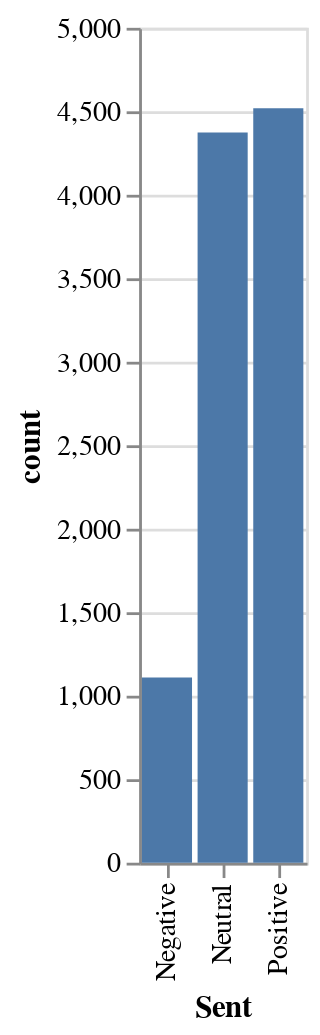

Notebook source saved alongside this figure:
### Code cell
convert = {0: 'Negative', 1: 'Neutral', 2: 'Positive'}

counting = []
for i in range(3):
    count = len(big_corpus[big_corpus['sent'] == i])
    counting.append(count)

plotdf = pd.DataFrame({
    'count': counting,
    'Sent': ['Negative', 'Neutral', 'Positive']
})

chart = alt.Chart(plotdf).mark_bar().encode(
    x = 'Sent',
    y = 'count'
)
chart

### Figure 1 — Vega-Lite specification as saved in the notebook (floating-point values rounded to 4 significant figures)
{"config": {"view": {"continuousWidth": 400, "continuousHeight": 300}}, "data": {"name": "data-025d6bbd9274a833046bf93d9313ee52"}, "mark": "bar", "encoding": {"x": {"type": "nominal", "field": "Sent"}, "y": {"type": "quantitative", "field": "count"}}, "$schema": "https://vega.github.io/schema/vega-lite/v4.8.1.json", "datasets": {"data-025d6bbd9274a833046bf93d9313ee52": [{"count": 1109, "Sent": "Negative"}, {"count": 4373, "Sent": "Neutral"}, {"count": 4518, "Sent": "Positive"}]}}
